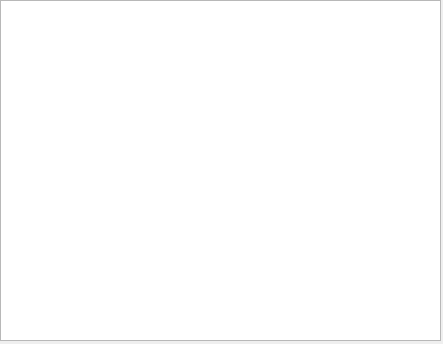
<?xml version="1.0" encoding="UTF-8"?>
<ui version="4.0">
 <class>ShowRoute</class>
 <widget class="QWidget" name="ShowRoute">
  <property name="geometry">
   <rect>
    <x>0</x>
    <y>0</y>
    <width>443</width>
    <height>344</height>
   </rect>
  </property>
  <property name="windowTitle">
   <string>Form</string>
  </property>
  <widget class="QListWidget" name="listWidget">
   <property name="geometry">
    <rect>
     <x>0</x>
     <y>0</y>
     <width>441</width>
     <height>341</height>
    </rect>
   </property>
  </widget>
 </widget>
 <resources/>
 <connections/>
</ui>
